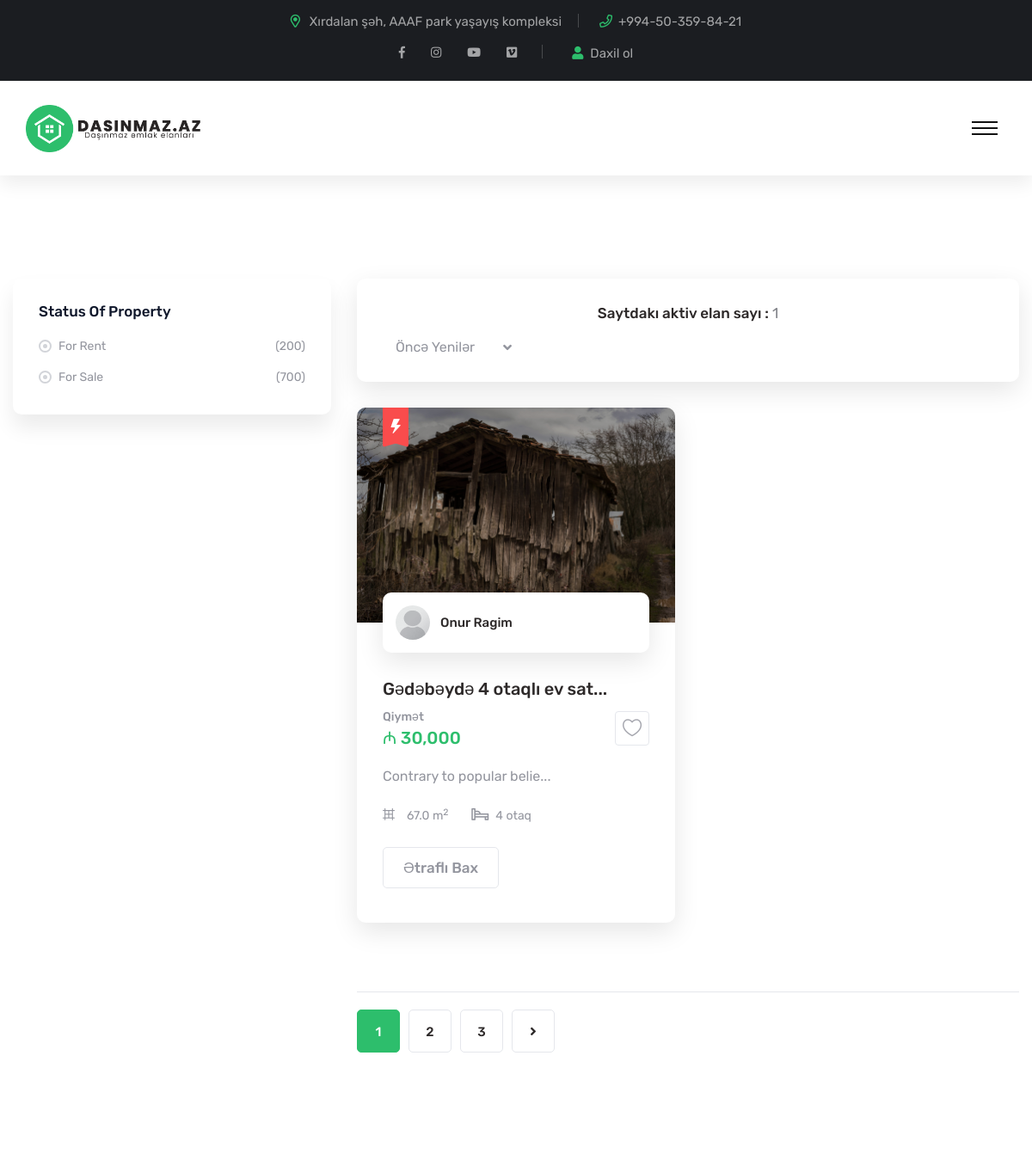
Page /announcement/list/ (upper part) on the earlier database version.
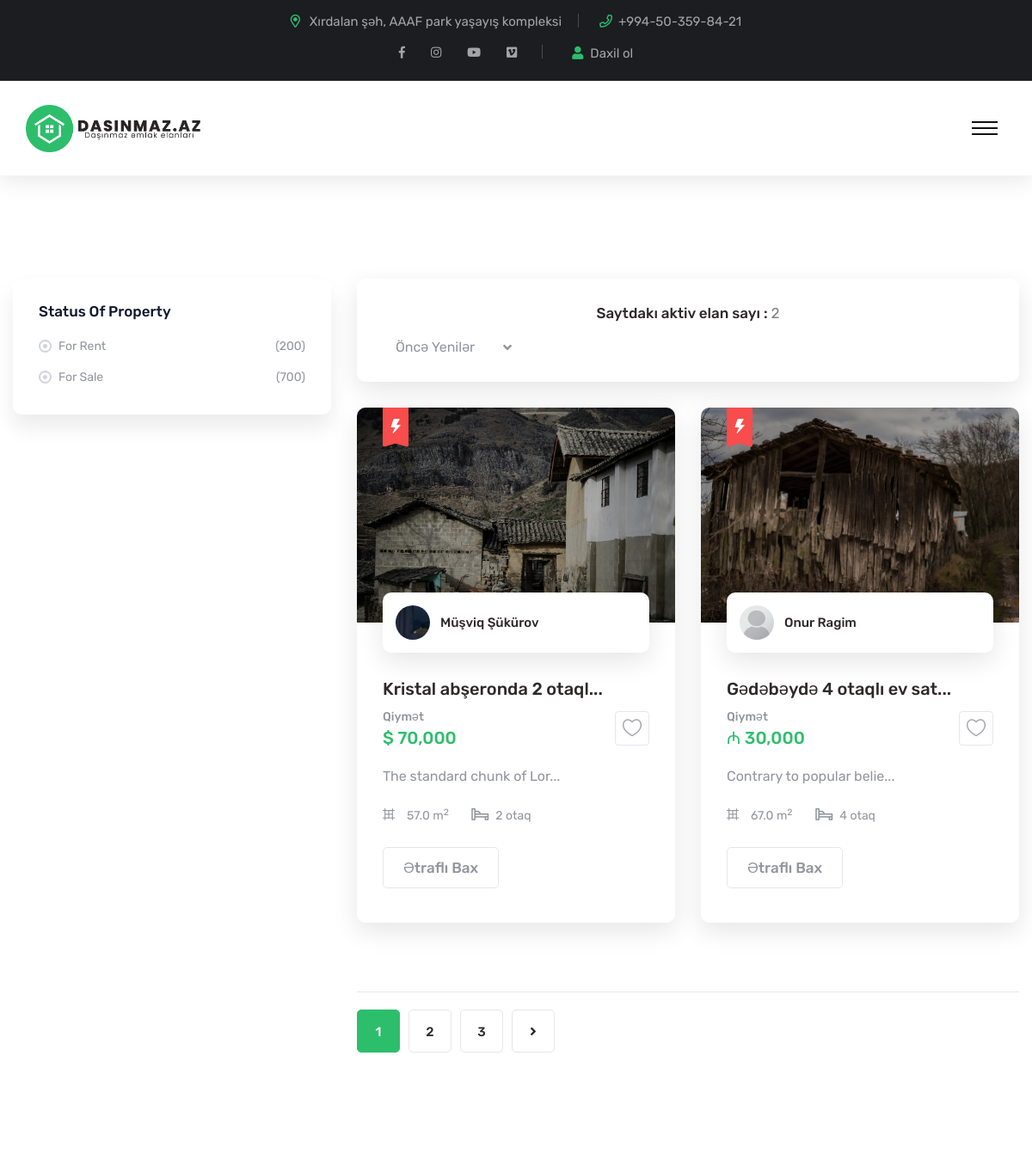
Same page on the later database version.
### Announcement/models.py (models this page shows, shortened)
class AnnouncementModel(models.Model):
    ch = (("DOLLAR", "DOLLAR"), ("MANAT", "MANAT"))
    author = models.ForeignKey(CustomUser, on_delete=models.CASCADE, verbose_name="Elan sahibi")
    category = models.ForeignKey(CategoryModel, on_delete=models.CASCADE, verbose_name="Kateqoriya")
    picture = models.ImageField(blank=True, null=True, verbose_name="Əsas şəkil", upload_to='announcement/')
    title = models.CharField(max_length = 225, verbose_name = "Başlıq")
    currency = models.CharField(choices = ch, default="MANAT", max_length = 10, verbose_name = "Valyuta")
    price = models.FloatField(validators = [MinValueValidator(0), MaxValueValidator(1000000)], verbose_name="Qiymət")
    the_initial_payment = models.FloatField(validators = [MinValueValidator(0), MaxValueValidator(1000000)], verbose_name="İlkin ödəniş")
    description = models.TextField(verbose_name="Açıqlama")
    room_count = models.SmallIntegerField(verbose_name="Otaq sayı")
    area = models.FloatField(validators = [MinValueValidator(0), MaxValueValidator(1000000)], verbose_name="Sahə")
    location = models.CharField(max_length = 255, verbose_name="Ünvan", blank=True, null=True)
    slug = models.CharField(max_length=255, verbose_name="SLUG", blank=True, null=True)
    has_internet = models.BooleanField(default=False, verbose_name="İnternet qoşulub")
    has_gas = models.BooleanField(default=False, verbose_name="Qaz çəkilib")
    has_electricity = models.BooleanField(default=False, verbose_name="Elektriklı təchiz olunub")
    has_water = models.BooleanField(default=False, verbose_name="Su çəkilib")
    has_water_tank = models.BooleanField(default=False, verbose_name="Əlavə su çəni var")
    has_combi = models.BooleanField(default=False, verbose_name="Kombi var")
    renovated = models.BooleanField(default=False, verbose_name="Təmirlidir")
    furnished = models.BooleanField(default=False, verbose_name="Əşyalıdır")
    is_active = models.BooleanField(default=False, verbose_name="Elan aktivdir")
    created_at = models.DateTimeField(auto_now_add = True)
    updated_at = models.DateTimeField(auto_now = True)
    class Meta:
        verbose_name_plural = "Elanlar"

### Auth/models.py (models this page shows, shortened)
class CustomUser(AbstractBaseUser, PermissionsMixin):
    parent_agent = models.ForeignKey('self', on_delete=models.CASCADE, verbose_name="Daxil olduğu agentlik", blank=True, null=True, related_name="agency_team")
    avatar = models.ImageField(blank=True, null=True, verbose_name = "Profil şəkli", upload_to="profile/")
    passport = models.ImageField(blank=True, null=True, verbose_name = "Şəxsiyyət vəsiqəsi", upload_to="passport/")
    name = models.CharField(max_length = 50, verbose_name = "Ad", blank = True, null = True)
    surname = models.CharField(max_length = 50, verbose_name = "Soyad", blank = True, null = True)
    position = models.CharField(max_length = 100, verbose_name = "Vəzifə", blank = True, null = True)
    username = models.CharField(max_length = 50, verbose_name = "İstifadəçi adı", blank = True, null = True)
    phone = models.CharField(max_length = 13, verbose_name = "Telefon", unique = True)
    email = models.EmailField(verbose_name = "E-poçt", blank = True, null = True)
    bio = models.TextField(verbose_name = "Haqqında", blank=True, null=True)
    facebook = models.CharField(max_length = 225, verbose_name = "Facebook", blank=True, null=True)
    instagram = models.CharField(max_length = 225, verbose_name = "İnstagram", blank=True, null=True)
    youtube = models.CharField(max_length = 225, verbose_name = "YouTube", blank=True, null=True)
    twitter = models.CharField(max_length = 225, verbose_name = "Twitter", blank=True, null=True)
    tiktok = models.CharField(max_length = 225, verbose_name = "TikTok", blank=True, null=True)
    vimeo = models.CharField(max_length = 225, verbose_name = "Vimeo", blank=True, null=True)
    pinterest = models.CharField(max_length = 225, verbose_name = "Pinterest", blank=True, null=True)
    voen = models.CharField(max_length = 100, blank=True, null = True, verbose_name = "Vöen")
    city = models.ForeignKey(City, on_delete=models.CASCADE, verbose_name = "İş ünvanı", blank = True, null = True)
    location = models.CharField(max_length = 225, verbose_name="Yaşadığı ünvan", blank=True, null=True)
    is_active = models.BooleanField(default = True, verbose_name = "Aktiv kimi işarələ")
    is_staff = models.BooleanField(default = False, verbose_name = "Agent kimi işarələ")
    is_superuser = models.BooleanField(default = False, verbose_name = "Admin kimi işarələ")
    created_at = models.DateTimeField(auto_now_add = True)
    updated_at = models.DateTimeField(auto_now = True)
    objects = CustomUserManager()
    EMAIL_FIELD = "email"
    USERNAME_FIELD = "phone"
    REQUIRED_FIELDS = []
    class Meta:
        verbose_name = "istifadəçi"
        verbose_name_plural = "İstifadəçilər"

### Announcement/views.py (the view)
# urls.py: path('list/', Announcements, name="announcement-list"),
def Announcements(request):
    data = {}
    sort = request.GET.get("sort", False)
    if sort == "lifo":
        sort = "-id"
        data["sort"] = "lifo"
    elif sort == "fifo":
        sort = "id"
        data["sort"] = "fifo"
    else:
        sort = "-id"
        data["sort"] = "lifo"
    if sort: announcements = AnnouncementModel.objects.filter(is_active = True).order_by(sort)
    else: announcements = AnnouncementModel.objects.filter(is_active = True).order_by("-id")
    announcements_count = announcements.count()
    data["announcements"] = announcements
    data["announcements_count"] = announcements_count
    return render(request, "announcements.html", context=data)

### Templates/announcements.html (shortened to what this page needs)
{% extends 'layout.html' %}
{% load static %}
{% load customfilters %}
{% block container %}
    <section class="property-page-section property-grid">
        <div class="auto-container">
            <div class="row clearfix">
                <div class="col-lg-4 col-md-12 col-sm-12 sidebar-side">
                    <div class="default-sidebar property-sidebar">
                        <div class="category-widget sidebar-widget">
                            <div class="widget-title">
                                <h5>Status Of Property</h5>
                            </div>
                            <ul class="category-list clearfix">
                                <li><a href="property-details.html">For Rent <span>(200)</span></a></li>
                                <li><a href="property-details.html">For Sale <span>(700)</span></a></li>
                            </ul>
                        </div>
                    </div>
                </div>
                <div class="col-lg-8 col-md-12 col-sm-12 content-side">
                    <div class="property-content-side">
                        <div class="item-shorting clearfix">
                            <div class="left-column pull-left clearfix">
                                <h5>Saytdakı aktiv elan sayı : <span> {{ announcements_count }} </span></h5>
                            </div>
                            <div class="right-column pull-right p-0">
                                <div class="short-box clearfix">
                                </div>
                            </div>
                        </div>
                        <div class="wrapper grid">
                            <div class="deals-grid-content grid-item">
                                <div class="row clearfix">
                                    {% for announcement in announcements %}
                                        <div class="col-lg-6 col-md-6 col-sm-12 feature-block">
                                            <div class="feature-block-one">
                                                <div class="inner-box">
                                                    <div class="image-box">
                                                        <figure class="image"><img src="{{announcement.picture.url}}" alt="{{announcement.title}}" style="width: 370px; height: 250px; object-fit: cover;"></figure>
                                                        <div class="batch"><i class="icon-11"></i></div>
                                                    </div>
                                                    <div class="lower-content">
                                                        <div class="author-info clearfix">
                                                            <div class="author pull-left">
                                                                <figure class="author-thumb"><img src="{% if announcement.author.avatar %}{{announcement.author.avatar.url}}{% else %} {% static 'images/empty-profile270x330.png' %} {% endif %}" alt="{{announcement.author.name}} {{announcement.author.surname}}" style="aspect-ratio: 1;"></figure>
                                                                <h6>{{announcement.author.name}} {{announcement.author.surname}}</h6>
                                                            </div>
                                                        </div>
                                                        <div class="title-text"><h4><a href="{% url 'announcement-detail'%}?title={{ announcement.slug }}">{{announcement.title|slice:"0:25"}}...</a></h4></div>
                                                        <div class="price-box clearfix">
                                                            <div class="price-info pull-left">
                                                                <h6>Qiymət</h6>
                                                                <h4>
                                                                    {% if announcement.currency == "DOLLAR" %}${% endif %}
                                                                    {% if announcement.currency == "MANAT" %}₼{% endif %}
                                                                    {{ announcement.price|cast2int }}
                                                                </h4>
                                                            </div>
                                                            <ul class="other-option pull-right clearfix">
                                                                <li><a href="property-details.html"><i class="icon-13"></i></a></li>
                                                            </ul>
                                                        </div>
                                                        <p>{{announcement.description|slice:"0:25"}}...</p>
                                                        <ul class="more-details clearfix">
                                                            <li><i class="icon-16"></i>{{announcement.area}} m<sup>2</sup></li>
                                                            <li><i class="icon-14"></i>{{announcement.room_count}} otaq</li>
                                                        </ul>
                                                        <div class="btn-box">
                                                            <a href="{% url 'announcement-detail'%}?title={{ announcement.slug }}" class="theme-btn btn-two">Ətraflı bax</a>
                                                        </div>
                                                    </div>
                                                </div>
                                            </div>
                                        </div>
                                    {% endfor %}
                                </div>
                            </div>
                        </div>
                        <div class="pagination-wrapper">
                            <ul class="pagination clearfix">
                                <li><a href="property-grid.html" class="current">1</a></li>
                                <li><a href="property-grid.html">2</a></li>
                                <li><a href="property-grid.html">3</a></li>
                                <li><a href="property-grid.html"><i class="fas fa-angle-right"></i></a></li>
                            </ul>
                        </div>
                    </div>
                </div>
            </div>
        </div>
    </section>
{% endblock container %}

### Templates/layout.html (shortened to what this page needs)
{% load static %}
<!DOCTYPE html>
<html lang="en">
<head>
    <link rel="stylesheet" href="https://cdnjs.cloudflare.com/ajax/libs/font-awesome/6.5.1/css/all.min.css" />
    <link href=" {% static 'css/font-awesome-all.css' %} " rel="stylesheet">
    <link href=" {% static 'css/flaticon.css' %} " rel="stylesheet">
    <link href=" {% static 'css/owl.css' %} " rel="stylesheet">
    <link href=" {% static 'css/bootstrap.css' %} " rel="stylesheet">
    <link href=" {% static 'css/jquery.fancybox.min.css' %} " rel="stylesheet">
    <link href=" {% static 'css/animate.css' %} " rel="stylesheet">
    <link href=" {% static 'css/jquery-ui.css' %} " rel="stylesheet">
    <link href=" {% static 'css/nice-select.css' %} " rel="stylesheet">
    <link href=" {% static 'css/color/theme-color.css' %} " id="jssDefault" rel="stylesheet">
    <link href=" {% static 'css/switcher-style.css' %} " rel="stylesheet">
    <link href=" {% static 'css/style.css' %} " rel="stylesheet">
    <link href=" {% static 'css/responsive.css' %} " rel="stylesheet">
</head>
<body>
    <div class="boxed_wrapper">
        {% include 'partials/header.html' %}
        {% block container %}{% endblock container %}
    </div>
</body>
</html>

### Templates/partials/header.html (shortened to what this page needs)
{% load static %}
<header class="main-header">
    <div class="header-top">
        <div class="top-inner clearfix">
            <div class="left-column pull-left">
                <ul class="info clearfix">
                    <li id="site-location">
                    </li>
                    <li id="site-phone-1">
                    </li>
                </ul>
            </div>
            <div class="right-column pull-right">
                <ul class="social-links clearfix" id="header-social-links">
                </ul>
                <div class="sign-box">
                    {% if request.user.is_authenticated %}
                        <a href="{% url 'my-account' %}"><i class="fas fa-user"></i>Hesabım</a>
                    {% else %}
                        <a href="{% url 'sign-in-page' %}"><i class="fas fa-user"></i>Daxil ol</a>
                    {% endif %}
                </div>
            </div>
        </div>
    </div>
    <div class="header-lower">
        <div class="outer-box">
            <div class="main-box">
                <div class="logo-box">
                    <figure class="logo"><a href="/"><img src="{% static 'images/logo.png' %}" alt=""></a>
                    </figure>
                </div>
                <div class="menu-area clearfix">
                    <div class="mobile-nav-toggler">
                        <i class="icon-bar"></i>
                        <i class="icon-bar"></i>
                        <i class="icon-bar"></i>
                    </div>
                </div>
            </div>
        </div>
    </div>
</header>

### Templates/partials/mobile-menu.html (shortened to what this page needs)
{% load static %}

### Templates/partials/footer.html (shortened to what this page needs)
{% load static %}
{% load i18n %}

Differences in the rows shown:
added AnnouncementModel: picture (picture), shows a picture, author.name "Müşviq", author.surname "Şükürov", title "Kristal abşeronda 2 otaql", price|cast2int "70,000", description "The standard chunk of Lor", area "57.0", room_count "2"
Other differences:
{{ announcements_count }}: "1" → "2"
